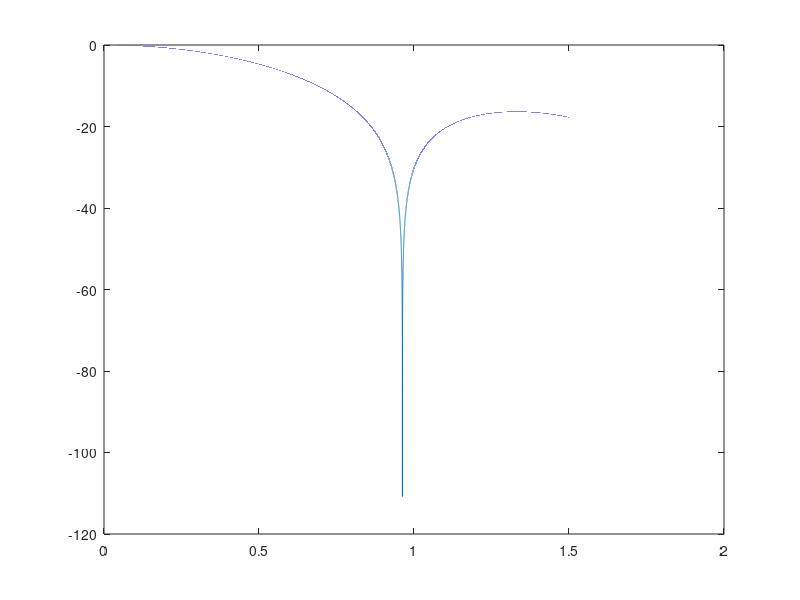

This chart was generated by the following MATLAB code:
clear all;
center_lambda=0.760;  %micron
bandwidth=0.180;      %micron
FWHM_pixel=600;     %(pixel)
lambda_res=bandwidth/FWHM_pixel;
lens_lambda_res=0.5*lambda_res;
x=[0:0.01:1500]';       %micron
R=10*log10((sinc(2*(lambda_res/center_lambda^2).*x).^2).*exp(-4/log(2)*((lens_lambda_res/center_lambda^2).*x).^2));
index_3dB=find(R<-3,1,'first');
index_10dB=find(R<-10,1,'first');
index_0=find(x>(2*(lambda_res/center_lambda^2))^-1,1,'first');
x_0=x(index_0);
x_3dB=x(index_3dB);
x_10dB=x(index_10dB);
x=x/1000;
plot(x,R);